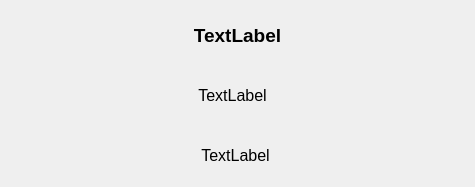
<?xml version="1.0" encoding="UTF-8"?>
<ui version="4.0">
 <class>Dialog</class>
 <widget class="QDialog" name="Dialog">
  <property name="geometry">
   <rect>
    <x>0</x>
    <y>0</y>
    <width>475</width>
    <height>187</height>
   </rect>
  </property>
  <property name="windowTitle">
   <string>Dialog</string>
  </property>
  <widget class="QLabel" name="label_header">
   <property name="geometry">
    <rect>
     <x>7</x>
     <y>10</y>
     <width>461</width>
     <height>51</height>
    </rect>
   </property>
   <property name="font">
    <font>
     <pointsize>14</pointsize>
     <weight>75</weight>
     <bold>true</bold>
    </font>
   </property>
   <property name="text">
    <string>TextLabel</string>
   </property>
   <property name="alignment">
    <set>Qt::AlignCenter</set>
   </property>
  </widget>
  <widget class="QLabel" name="label_info">
   <property name="geometry">
    <rect>
     <x>7</x>
     <y>60</y>
     <width>451</width>
     <height>71</height>
    </rect>
   </property>
   <property name="font">
    <font>
     <pointsize>12</pointsize>
    </font>
   </property>
   <property name="text">
    <string>TextLabel</string>
   </property>
   <property name="alignment">
    <set>Qt::AlignCenter</set>
   </property>
  </widget>
  <widget class="QLabel" name="label_footer">
   <property name="geometry">
    <rect>
     <x>10</x>
     <y>130</y>
     <width>451</width>
     <height>51</height>
    </rect>
   </property>
   <property name="font">
    <font>
     <pointsize>12</pointsize>
    </font>
   </property>
   <property name="text">
    <string>TextLabel</string>
   </property>
   <property name="alignment">
    <set>Qt::AlignCenter</set>
   </property>
  </widget>
 </widget>
 <resources/>
 <connections/>
</ui>
